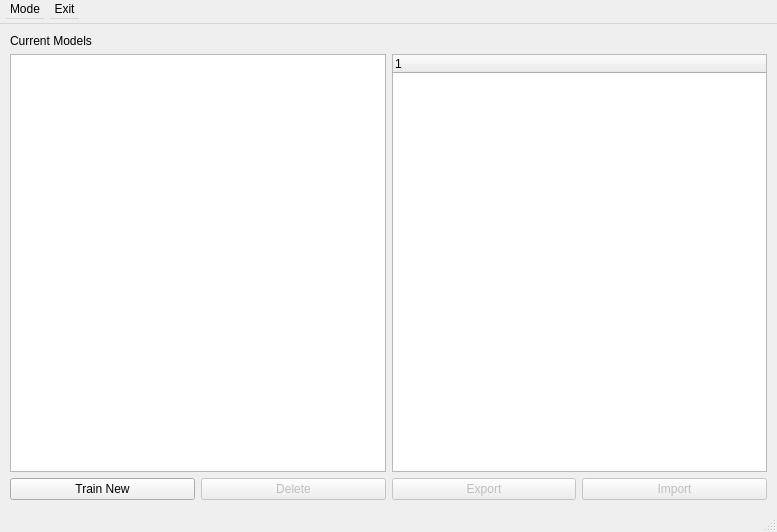
<?xml version="1.0" encoding="UTF-8"?>
<ui version="4.0">
 <class>main_window</class>
 <widget class="QMainWindow" name="main_window">
  <property name="geometry">
   <rect>
    <x>0</x>
    <y>0</y>
    <width>777</width>
    <height>532</height>
   </rect>
  </property>
  <property name="windowTitle">
   <string>User-Centric Software to Assist Design for Forming</string>
  </property>
  <widget class="QWidget" name="central_widget">
   <property name="enabled">
    <bool>true</bool>
   </property>
   <property name="maximumSize">
    <size>
     <width>16777215</width>
     <height>16777215</height>
    </size>
   </property>
   <layout class="QGridLayout" name="gridLayout_2">
    <property name="leftMargin">
     <number>10</number>
    </property>
    <property name="topMargin">
     <number>10</number>
    </property>
    <property name="rightMargin">
     <number>10</number>
    </property>
    <property name="bottomMargin">
     <number>10</number>
    </property>
    <item row="0" column="0">
     <widget class="QLabel" name="label">
      <property name="text">
       <string>Current Models</string>
      </property>
     </widget>
    </item>
    <item row="2" column="1">
     <widget class="QPushButton" name="delete_button">
      <property name="enabled">
       <bool>false</bool>
      </property>
      <property name="text">
       <string>Delete</string>
      </property>
     </widget>
    </item>
    <item row="2" column="2">
     <widget class="QPushButton" name="export_button">
      <property name="enabled">
       <bool>false</bool>
      </property>
      <property name="text">
       <string>Export</string>
      </property>
     </widget>
    </item>
    <item row="2" column="3">
     <widget class="QPushButton" name="import_button">
      <property name="enabled">
       <bool>false</bool>
      </property>
      <property name="text">
       <string>Import</string>
      </property>
     </widget>
    </item>
    <item row="2" column="0">
     <widget class="QPushButton" name="train_new_button">
      <property name="text">
       <string>Train New</string>
      </property>
     </widget>
    </item>
    <item row="1" column="0" colspan="2">
     <widget class="QTableView" name="model_table"/>
    </item>
    <item row="1" column="2" colspan="2">
     <widget class="QTreeWidget" name="model_tree">
      <column>
       <property name="text">
        <string notr="true">1</string>
       </property>
      </column>
     </widget>
    </item>
   </layout>
  </widget>
  <widget class="QStatusBar" name="statusbar"/>
  <widget class="QMenuBar" name="menubar">
   <property name="geometry">
    <rect>
     <x>0</x>
     <y>0</y>
     <width>16777214</width>
     <height>24</height>
    </rect>
   </property>
   <property name="minimumSize">
    <size>
     <width>16777214</width>
     <height>24</height>
    </size>
   </property>
   <property name="defaultUp">
    <bool>false</bool>
   </property>
   <property name="nativeMenuBar">
    <bool>false</bool>
   </property>
   <widget class="QMenu" name="menuMode">
    <property name="title">
     <string>Mode</string>
    </property>
    <addaction name="action_prediction"/>
    <addaction name="separator"/>
    <addaction name="action_newoptimisation"/>
    <addaction name="action_optimisation"/>
    <addaction name="separator"/>
    <addaction name="action_sensitivity"/>
   </widget>
   <widget class="QMenu" name="menuExit">
    <property name="title">
     <string>Exit</string>
    </property>
    <addaction name="actionExit"/>
   </widget>
   <addaction name="menuMode"/>
   <addaction name="menuExit"/>
  </widget>
  <action name="actionImport_New_Mesh">
   <property name="text">
    <string>Import New Mesh</string>
   </property>
  </action>
  <action name="action_newoptimisation">
   <property name="text">
    <string>New Optimisation</string>
   </property>
  </action>
  <action name="action_sensitivity">
   <property name="text">
    <string>Sensitiity Analysis</string>
   </property>
  </action>
  <action name="action_developer">
   <property name="text">
    <string>Developer</string>
   </property>
  </action>
  <action name="actionExit">
   <property name="text">
    <string>Exit</string>
   </property>
  </action>
  <action name="action_optimisation">
   <property name="text">
    <string>Optimisation Workspace</string>
   </property>
  </action>
  <action name="action_prediction">
   <property name="text">
    <string>Prediction</string>
   </property>
  </action>
 </widget>
 <resources/>
 <connections/>
</ui>
